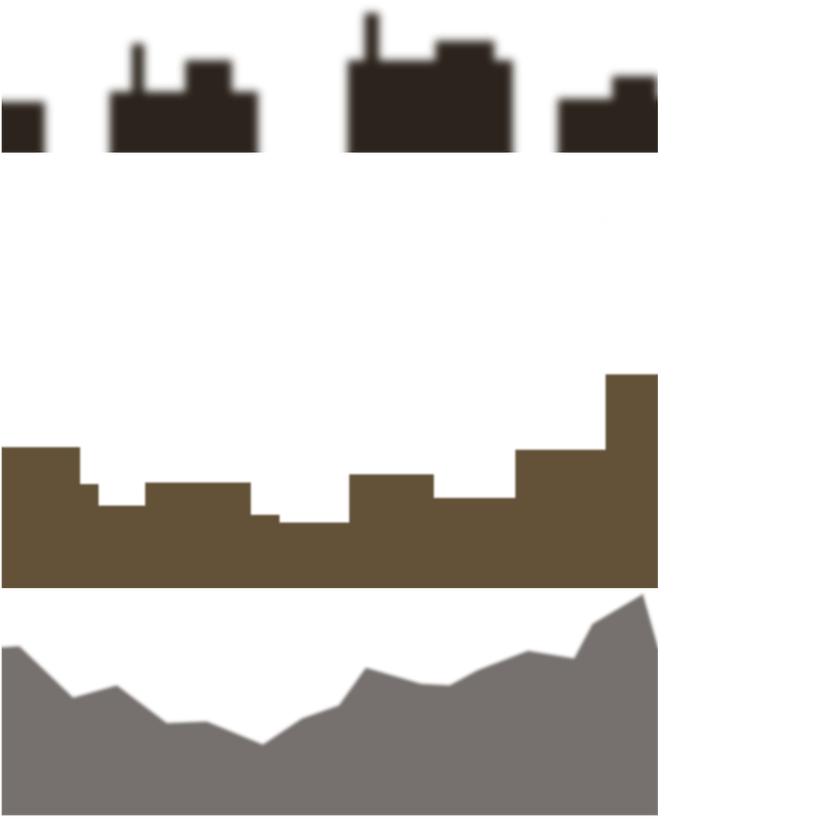
#> input picture core/assets/data/main_atlas.png, 840 x 840 px, shrunk from 1024 x 1024 before the run
$ python seam.py ../../core/assets/data/main_atlas.png
#> lines starting #> are read from the running program, lines starting #| are printed output that depends on the picture
"""r262: how hard a still of the r262-fog-seam-y round cuts between two rows (tools/r229-fog-seam/seam.py, turned):
for each pair of neighbouring rows, the mean |difference| over the columns the slab covers; prints the worst step,
where it is, and the median. A seam is a worst step many times the median; a seamless mist keeps it near.

  python3 tools/r262-fog-seam-y/seam.py STILL.png [STILL.png ...]
"""
import sys

import numpy as np
from PIL import Image

for path in sys.argv[1:]:
    a = np.asarray(Image.open(path).convert('RGB'), dtype=np.float64)
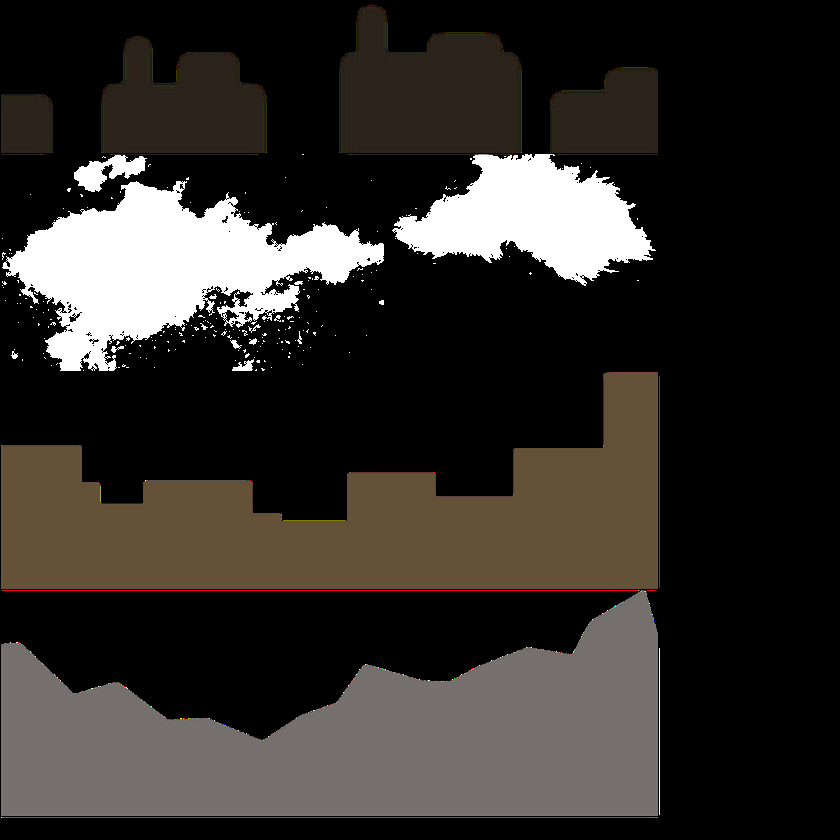
#> a: shape (840, 840, 3) float64; mean R, G, B 49.8, 46.4, 42.6
    level = a.mean(axis=2)
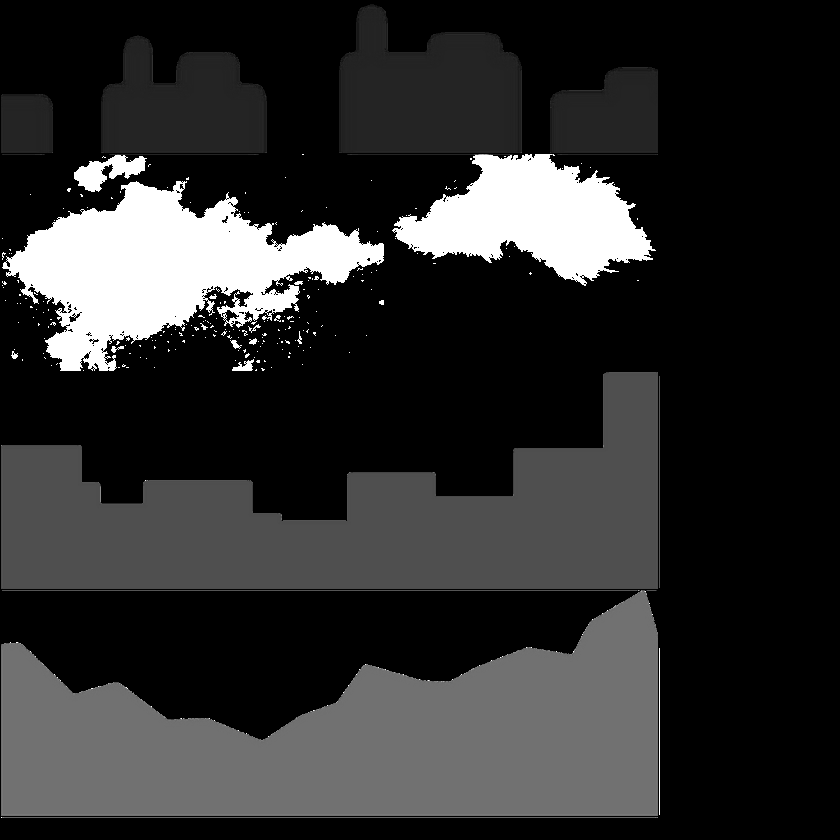
#> level: shape (840, 840) float64; min 0, max 255, mean 46.3
    # The slab's columns: brighter than the near-black gradients somewhere along them, a margin off its sides.
    cols = np.flatnonzero(level.max(axis=0) > 40)[4:-4]
#> cols = 650 values from 5 to 654
    band = level[:, cols]
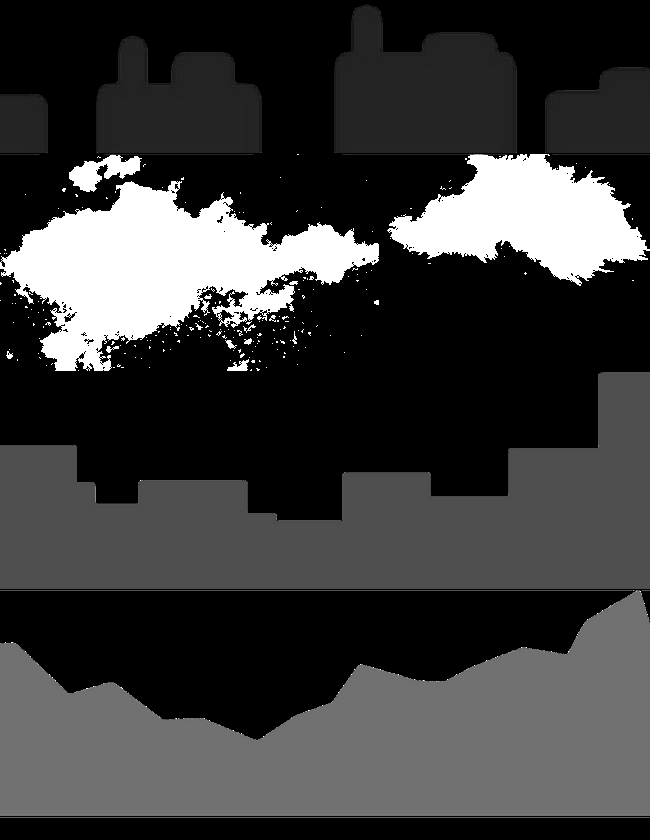
#> band: shape (840, 650) float64; min 0, max 255, mean 59.2
    steps = np.abs(np.diff(band, axis=0)).mean(axis=1)
#> steps = 839 values, max 113.7 at index 815, min 0 at index 0, mean 3.21
    worst = int(steps.argmax())
#> worst = 815
    print(f"{path}: worst step {steps[worst]:.2f}/255 at row {worst}|{worst + 1}, median {np.median(steps):.2f}, "
          f"ratio {steps[worst] / max(np.median(steps), 1e-6):.1f}, {len(cols)} columns")
#| ../../core/assets/data/main_atlas.png: worst step 113.67/255 at row 815|816, median 0.38, ratio 301.2, 650 columns
